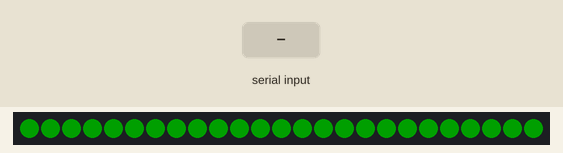
Recording of a sketch running on a simulated ESP32. On the bench: 25 RGB LEDs in strip order, left to right. The test bench sets the inputs (shaded band). Dim RGB values are drawn brighter than linear; WiFi joins after 1.5 s; servers stay silent unless stated.

Above: at 2.8 s.
2.9 s: "1" received over the second serial link
At 3.9 s:
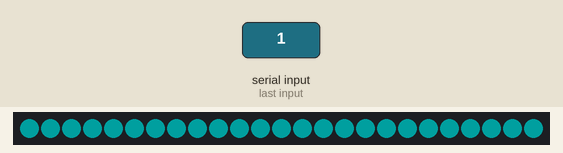
4.4 s: "0" received over the second serial link
At 5.0 s:
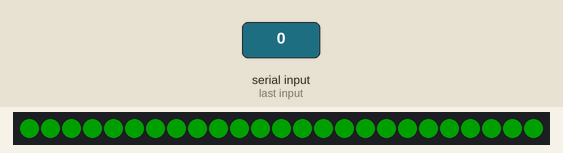
5.9 s: "2" received over the second serial link
At 6.2 s:
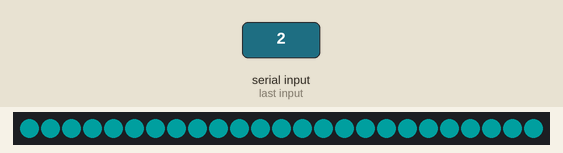
Timing chart, 0 to 8.9 s (numbered marks = the images above; inputs shaded):
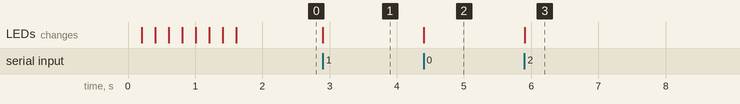

Measured:
- after the input at 2.9 s, the LEDs: change at once (image 1)
- after the input at 4.4 s, the LEDs: change at once (image 2)
- after the input at 5.9 s, the LEDs: change at once (image 3)

The sketch:

m5-rs485-bridge.ino
```cpp
// Board Type
// #define BOARD_M5STICKC
#define BOARD_M5ATOM

#include "config.h"
#include <Adafruit_NeoPixel.h>
#include <WiFi.h>

bool rgb[3];

#ifdef BOARD_M5ATOM
Adafruit_NeoPixel strip(25, 27, NEO_GRB + NEO_KHZ800);
#endif

HardwareSerial rs485(1);
WiFiServer server(RS485_PORT);
WiFiClient serverClients[RS485_CLIENTS];

void setup() {

  strip.begin();
  Serial2.begin(RS485_BAUD, SERIAL_8N1, RS485_RXD, RS485_TXD);

  WiFi.begin(WIFI_SSID, WIFI_PASS);
  while (WiFi.status() != WL_CONNECTED) {
    rgb[0] = !rgb[0];
    statusled();
    delay(200);
  }
  statusled(false, true, false);

  server.begin();
  server.setNoDelay(true);

}

void loop() {

  uint8_t i;

  if (WiFi.status() == !WL_CONNECTED) {
    for (i = 0; i < RS485_CLIENTS; i++) {
      if (serverClients[i]) serverClients[i].stop();
    }
    delay(200);
    statusled(!rgb[0], false, false);
    return;
  } else {
    rgb[1] = LED_ON;
  }


  //check if there are any new clients
  if (server.hasClient()) {
    for (i = 0; i < RS485_CLIENTS; i++) {
      if (!serverClients[i] || !serverClients[i].connected()) {
        if (serverClients[i]) serverClients[i].stop();
        serverClients[i] = server.available();
        break;
      }
    }
    if (i >= RS485_CLIENTS) {
      //no free/disconnected spot so reject
      server.available().stop();
    }
  }

  //check clients for data
  for (i = 0; i < RS485_CLIENTS; i++) {
    if (serverClients[i] && serverClients[i].connected()) {
      if (serverClients[i].available()) {
        //get data from the telnet client and push it to the UART
        while (serverClients[i].available()) Serial2.write(serverClients[i].read());
        rgb[0] = !rgb[0];
      }
    }
    else {
      if (serverClients[i]) {
        serverClients[i].stop();
      }
    }
  }

  //check UART for data
  if (Serial2.available()) {
    size_t len = Serial2.available();
    uint8_t sbuf[len];
    Serial2.readBytes(sbuf, len);
    //push UART data to all connected telnet clients
    for (i = 0; i < RS485_CLIENTS; i++) {
      if (serverClients[i] && serverClients[i].connected()) {
        serverClients[i].write(sbuf, len);
      }
    }
    rgb[2] = !rgb[2];
  }

  statusled();
}

void statusled() {
#ifdef BOARD_M5ATOM
  strip.fill(strip.Color(rgb[0] ? LED_ON : LED_OFF,
                         rgb[1] ? LED_ON : LED_OFF,
                         rgb[2] ? LED_ON : LED_OFF));
  strip.show();
#endif
}

void statusled(bool r, bool g, bool b) {
  rgb[0] = r;
  rgb[1] = g;
  rgb[2] = b;
  statusled();
}
```

config.h
```cpp
// Wi-Fi Settings

#define WIFI_SSID "YOUR_SSID"
#define WIFI_PASS "YOUR_PASS"

// M5 Atom LED brightness

#define LED_ON  32
#define LED_OFF 0

// General telnet and RS-485 parameters

#define RS485_BAUD    4800
#define RS485_PORT    8485
#define RS485_CLIENTS 2

// Board-specific defines, do not change unless you need to support new boards

#ifdef BOARD_M5STICKC
#define RS485_RXD     26
#define RS485_TXD     0
#endif

#ifdef BOARD_M5ATOM
#define RS485_RXD     32
#define RS485_TXD     26
#endif
```
